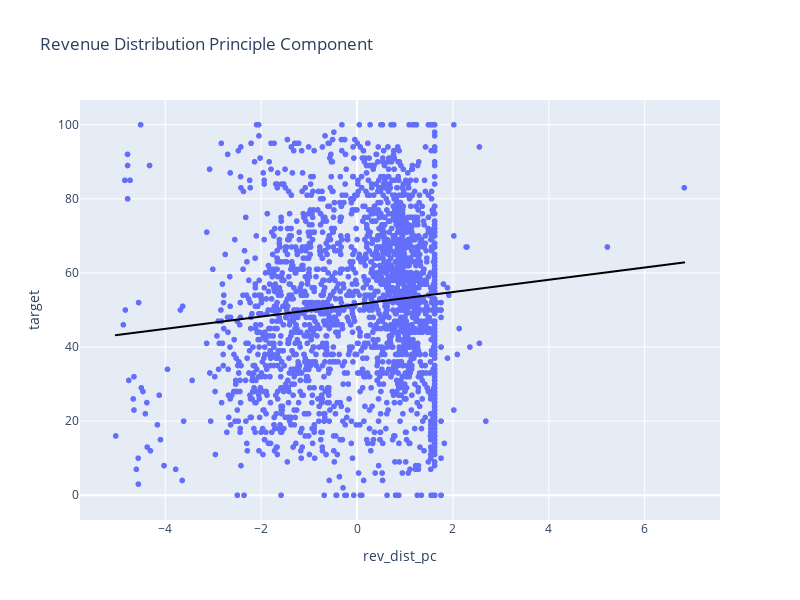

The cell this chart's notebook holds for it:
### Code cell
# Visualize principle component
fig = px.scatter(
    df_pc1, x="rev_dist_pc", y="target", height=600, width=800, trendline='ols',
    title="Revenue Distribution Principle Component", trendline_color_override="black",
    
)
results = px.get_trendline_results(fig) # Calculate R2 of Linear Regression
fig.show()

results.iloc[0]['px_fit_results'].summary()

### Figure 1 — Plotly figure (JSON) as saved in the notebook; plotly's stock layout.template omitted (floating-point values rounded to 4 significant figures; data arrays with more than 128 entries replaced by an {"elided": "..."} marker saying what was removed)
{"data": [{"hovertemplate": "rev_dist_pc=%{x}<br>target=%{y}<extra></extra>", "legendgroup": "", "marker": {"color": "#636efa", "symbol": "circle"}, "mode": "markers", "name": "", "showlegend": false, "type": "scattergl", "x": {"elided": "2315 float values"}, "xaxis": "x", "y": {"elided": "2315 int values"}, "yaxis": "y"}, {"hovertemplate": "<b>OLS trendline</b><br>target = 1.65564 * rev_dist_pc + 51.5352<br>R<sup>2</sup>=0.010533<br><br>rev_dist_pc=%{x}<br>target=%{y} <b>(trend)</b><extra></extra>", "legendgroup": "", "line": {"color": "black"}, "marker": {"color": "#636efa", "symbol": "circle"}, "mode": "lines", "name": "", "showlegend": false, "type": "scattergl", "x": {"elided": "2315 float values"}, "xaxis": "x", "y": {"elided": "2315 float values"}, "yaxis": "y"}], "layout": {"height": 600, "legend": {"tracegroupgap": 0}, "title": {"text": "Revenue Distribution Principle Component"}, "width": 800, "xaxis": {"anchor": "y", "domain": [0, 1], "title": {"text": "rev_dist_pc"}}, "yaxis": {"anchor": "x", "domain": [0, 1], "title": {"text": "target"}}}}
